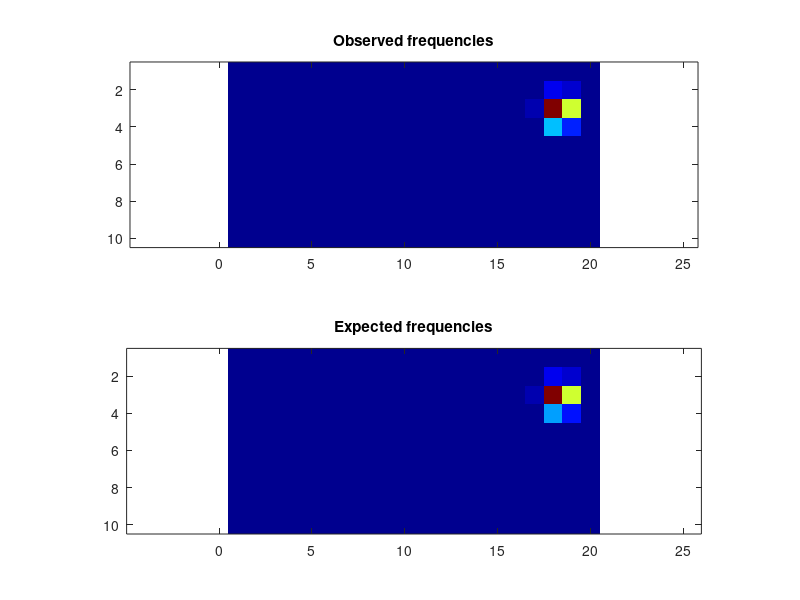

MATLAB code to generate this figure:
frequencies = [ 0, 0, 0, 0, 0, 0, 0, 0, 0, 0, 0, 0, 0, 0, 0, 3, 7, 27, 25, 11; 12, 0, 0, 0, 0, 0, 0, 0, 0, 0, 0, 0, 0, 0, 0, 52, 4953, 42777, 29123, 1573; 3, 0, 0, 0, 0, 0, 0, 0, 0, 0, 0, 0, 0, 0, 0, 28, 19677, 442971, 252270, 3295; 0, 0, 0, 0, 0, 0, 0, 0, 0, 0, 0, 0, 0, 0, 0, 0, 1621, 135271, 65324, 114; 0, 0, 0, 0, 0, 0, 0, 0, 0, 0, 0, 0, 0, 0, 0, 0, 0, 628, 235, 0; 0, 0, 0, 0, 0, 0, 0, 0, 0, 0, 0, 0, 0, 0, 0, 0, 0, 0, 0, 0; 0, 0, 0, 0, 0, 0, 0, 0, 0, 0, 0, 0, 0, 0, 0, 0, 0, 0, 0, 0; 0, 0, 0, 0, 0, 0, 0, 0, 0, 0, 0, 0, 0, 0, 0, 0, 0, 0, 0, 0; 0, 0, 0, 0, 0, 0, 0, 0, 0, 0, 0, 0, 0, 0, 0, 0, 0, 0, 0, 0; 0, 0, 0, 0, 0, 0, 0, 0, 0, 0, 0, 0, 0, 0, 0, 0, 0, 0, 0, 0 ];
expFrequencies = [ 1.76812, 0.0663082, 0.00293292, 0.0003661, 0.00011345, 5.78733e-005, 3.97756e-005, 3.3941e-005, 3.49508e-005, 4.365e-005, 6.8933e-005, 0.000153501, 0.000626736, 0.00722795, 0.194084, 4.44542, 42.6771, 125.542, 102.277, 23.4667; 29.6609, 0.0780253, 0.000210542, 6.40866e-007, 2.90889e-009, 3.02678e-011, 1.13451e-012, 2.2783e-013, 3.10007e-013, 2.72413e-012, 1.14356e-010, 1.50215e-008, 3.9206e-006, 0.00136213, 0.517454, 176.127, 15874.9, 131191, 88503.4, 4808.09; 5.05923, 0.000262103, 2.62827e-009, 1.28477e-014, 0, 0, 0, 0, 0, 0, 0, 0, 6.27706e-013, 1.1452e-007, 0.00740685, 73.338, 56287.5, 1.22116e+006, 702134, 9583.55; 0.00111525, 2.63809e-011, 0, 0, 0, 0, 0, 0, 0, 0, 0, 0, 0, 1.47947e-017, 1.10429e-008, 0.106133, 4220.55, 328338, 159605, 283.559; 1.20875e-012, 0, 0, 0, 0, 0, 0, 0, 0, 0, 0, 0, 0, 0, 0, 5.75477e-009, 1.19545, 1310.24, 487.414, 0.0102012; 0, 0, 0, 0, 0, 0, 0, 0, 0, 0, 0, 0, 0, 0, 0, 0, 2.07621e-008, 0.0149208, 0.00337392, 8.98031e-013; 0, 0, 0, 0, 0, 0, 0, 0, 0, 0, 0, 0, 0, 0, 0, 0, 0, 2.82068e-011, 1.64758e-012, 0; 0, 0, 0, 0, 0, 0, 0, 0, 0, 0, 0, 0, 0, 0, 0, 0, 0, 0, 0, 0; 0, 0, 0, 0, 0, 0, 0, 0, 0, 0, 0, 0, 0, 0, 0, 0, 0, 0, 0, 0; 0, 0, 0, 0, 0, 0, 0, 0, 0, 0, 0, 0, 0, 0, 0, 0, 0, 0, 0, 0 ];
colormap(jet);
clf; subplot(2,1,1);
imagesc(frequencies);
title('Observed frequencies');
axis equal;
subplot(2,1,2);
imagesc(expFrequencies);
axis equal;
title('Expected frequencies');
